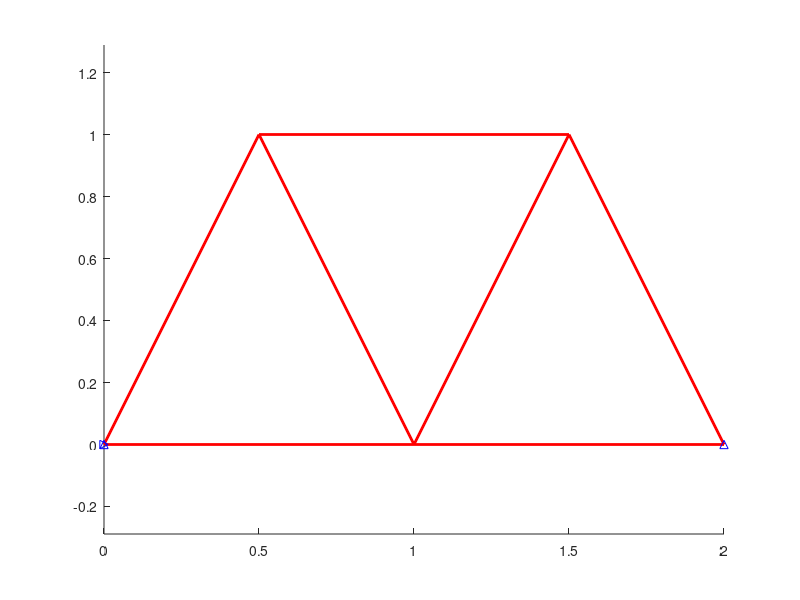

This chart was generated by the following MATLAB code:
%  Helper function to plot triangular mesh
%

%  Load node coordinates and element connectivity
nodes = load('Input_node_coord.txt');
elems = load('Input_elem_connect.txt');

clf;

patch('Faces',elems,'Vertices',nodes,'FaceColor','g','FaceAlpha', 0.1)
hold on;

force_data = load('Input_bc_traction_truss.txt');
force_data_size = size(force_data);
for j=1:force_data_size(1);
    node1 = force_data(j,1);
    node2 = force_data(j,2);
    x = [nodes(node1,1), nodes(node2,1) ];
    y = [nodes(node1,2), nodes(node2,2) ];
    line(x,y,'Color','red','linewidth',2)
end

disp_data = load('Input_bc_disp_truss.txt');
disp_data_size = size(disp_data);
for j=1:disp_data_size(1);
    
    node = disp_data(j,1);
    dirn = disp_data(j,2);
    x = [nodes(node,1)];
    y = [nodes(node,2)];
    if (dirn == 1 )
        plot(x,y,'b>');
    elseif (dirn == 2)
        plot(x,y,'b^');
    end
end

axis equal

hold off